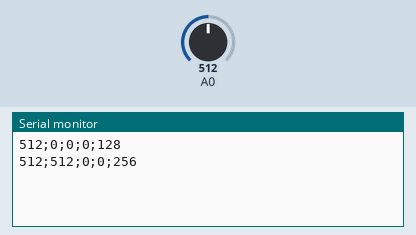
Simulated run of this sketch. Board: Arduino Uno, built with avr-gcc and run on an emulated ATmega328P. On the bench: the last lines printed to the serial monitor. Inputs (shaded band) come from the test bench; at power-on: A0 = 512.

Above: at 1.2 s.
1.3 s: A0 set to 716
At 2.6 s:
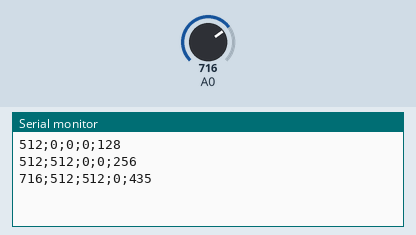
2.8 s: A0 set to 900
At 3.9 s:
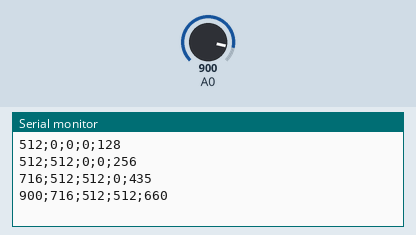
Timing chart, 0 to 5.8 s (numbered marks = the images above; inputs shaded):
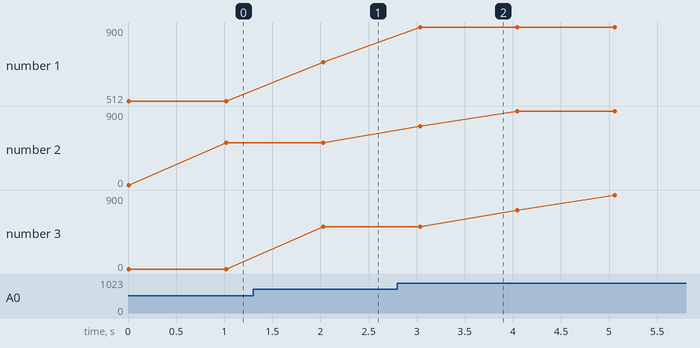

The sketch:

ex2-2.ino
```cpp
int cumul;
int count;
int value;

//variables pour les 4 dernieres mesures
int nbr1;
int nbr2;
int nbr3;
int nbr4;
int moyenne;

void setup() {
  Serial.begin(115200);
}

void loop() {
  cumul = 0;
  for(count =0; count < 8 ; count++) { // do 8 measures, compute average to reduce noise
    value = analogRead(A0);
    delay(1); // short delay because A-D conversion need time
    cumul = cumul + value;
}
cumul = cumul >> 3;
nbr4 = nbr3;
nbr3= nbr2;
nbr2= nbr1;
nbr1= value;

moyenne = (nbr1+nbr2+nbr3+nbr4)/4;

//On affiche les 4 valeurs utilisées pour le calcul
Serial.print(value);
Serial.print(";");
Serial.print(nbr2);
Serial.print(";");
Serial.print(nbr3);
Serial.print(";");
Serial.print(nbr4);
Serial.print(";");
//Serial.print("Moyenne mobile =");
Serial.println(moyenne); //On affiche la moyenne
delay(1000);
}
```

Measured:
- after the input at 1.3 s, the serial monitor: prints a new line after 0.73 s (image 1)
- after the input at 2.8 s, the serial monitor: prints a new line after 0.24 s (image 2)
- plotted number 1: 512 → 716 after the input at 1.3 s, 716 → 900 after the input at 2.8 s
- plotted number 2: 512 → 900 after the input at 2.8 s
- plotted number 3: 512 → 900 after the input at 2.8 s
